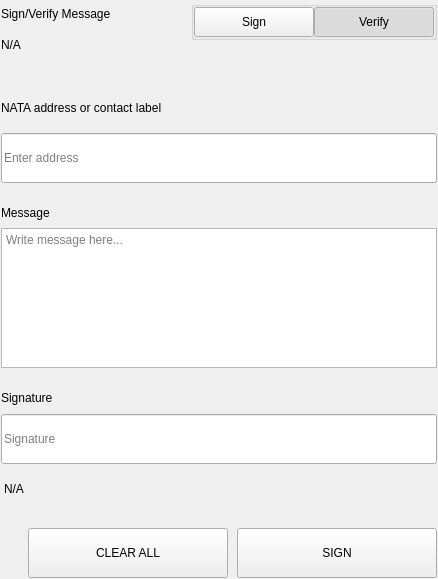
<?xml version="1.0" encoding="UTF-8"?>
<ui version="4.0">
 <class>SettingsSignMessageWidgets</class>
 <widget class="QWidget" name="SettingsSignMessageWidgets">
  <property name="geometry">
   <rect>
    <x>0</x>
    <y>0</y>
    <width>438</width>
    <height>579</height>
   </rect>
  </property>
  <property name="windowTitle">
   <string>Form</string>
  </property>
  <layout class="QVBoxLayout" name="verticalLayout">
   <property name="spacing">
    <number>0</number>
   </property>
   <property name="leftMargin">
    <number>0</number>
   </property>
   <property name="topMargin">
    <number>0</number>
   </property>
   <property name="rightMargin">
    <number>0</number>
   </property>
   <property name="bottomMargin">
    <number>0</number>
   </property>
   <item>
    <widget class="QWidget" name="left" native="true">
     <layout class="QVBoxLayout" name="verticalLayout_3">
      <property name="leftMargin">
       <number>0</number>
      </property>
      <property name="topMargin">
       <number>0</number>
      </property>
      <property name="rightMargin">
       <number>0</number>
      </property>
      <property name="bottomMargin">
       <number>0</number>
      </property>
      <item>
       <widget class="QWidget" name="container_sign" native="true">
        <layout class="QVBoxLayout" name="verticalLayout_2">
         <property name="spacing">
          <number>0</number>
         </property>
         <property name="leftMargin">
          <number>1</number>
         </property>
         <property name="topMargin">
          <number>1</number>
         </property>
         <property name="rightMargin">
          <number>1</number>
         </property>
         <property name="bottomMargin">
          <number>1</number>
         </property>
         <item>
          <layout class="QHBoxLayout" name="horizontalLayout_3" stretch="3,1">
           <property name="spacing">
            <number>40</number>
           </property>
           <item>
            <layout class="QVBoxLayout" name="verticalLayoutTitle">
             <property name="spacing">
              <number>5</number>
             </property>
             <item>
              <widget class="QLabel" name="labelTitle">
               <property name="text">
                <string>Sign/Verify Message</string>
               </property>
              </widget>
             </item>
             <item>
              <widget class="QLabel" name="labelSubtitle1">
               <property name="text">
                <string notr="true">N/A</string>
               </property>
               <property name="wordWrap">
                <bool>true</bool>
               </property>
              </widget>
             </item>
            </layout>
           </item>
           <item alignment="Qt::AlignRight|Qt::AlignTop">
            <widget class="QWidget" name="containerSwitch" native="true">
             <property name="styleSheet">
              <string notr="true">#containerSwitch{
	padding-top:9px;
}</string>
             </property>
             <layout class="QVBoxLayout" name="verticalLayout_6">
              <property name="spacing">
               <number>4</number>
              </property>
              <property name="leftMargin">
               <number>0</number>
              </property>
              <property name="topMargin">
               <number>0</number>
              </property>
              <property name="rightMargin">
               <number>0</number>
              </property>
              <property name="bottomMargin">
               <number>0</number>
              </property>
              <item alignment="Qt::AlignRight">
               <widget class="QGroupBox" name="groupBox">
                <property name="sizePolicy">
                 <sizepolicy hsizetype="Fixed" vsizetype="Preferred">
                  <horstretch>0</horstretch>
                  <verstretch>0</verstretch>
                 </sizepolicy>
                </property>
                <property name="title">
                 <string/>
                </property>
                <property name="alignment">
                 <set>Qt::AlignRight|Qt::AlignTop|Qt::AlignTrailing</set>
                </property>
                <layout class="QHBoxLayout" name="horizontalLayout_4">
                 <property name="spacing">
                  <number>0</number>
                 </property>
                 <property name="leftMargin">
                  <number>0</number>
                 </property>
                 <property name="topMargin">
                  <number>0</number>
                 </property>
                 <property name="rightMargin">
                  <number>0</number>
                 </property>
                 <property name="bottomMargin">
                  <number>0</number>
                 </property>
                 <item>
                  <widget class="QPushButton" name="pushSign">
                   <property name="minimumSize">
                    <size>
                     <width>120</width>
                     <height>30</height>
                    </size>
                   </property>
                   <property name="maximumSize">
                    <size>
                     <width>120</width>
                     <height>30</height>
                    </size>
                   </property>
                   <property name="focusPolicy">
                    <enum>Qt::NoFocus</enum>
                   </property>
                   <property name="text">
                    <string>Sign</string>
                   </property>
                   <property name="checkable">
                    <bool>true</bool>
                   </property>
                   <property name="autoExclusive">
                    <bool>true</bool>
                   </property>
                  </widget>
                 </item>
                 <item>
                  <widget class="QPushButton" name="pushVerify">
                   <property name="minimumSize">
                    <size>
                     <width>120</width>
                     <height>30</height>
                    </size>
                   </property>
                   <property name="maximumSize">
                    <size>
                     <width>120</width>
                     <height>30</height>
                    </size>
                   </property>
                   <property name="focusPolicy">
                    <enum>Qt::NoFocus</enum>
                   </property>
                   <property name="text">
                    <string>Verify</string>
                   </property>
                   <property name="checkable">
                    <bool>true</bool>
                   </property>
                   <property name="checked">
                    <bool>true</bool>
                   </property>
                   <property name="autoExclusive">
                    <bool>true</bool>
                   </property>
                  </widget>
                 </item>
                </layout>
               </widget>
              </item>
              <item alignment="Qt::AlignHCenter|Qt::AlignTop">
               <widget class="QLabel" name="labelSubtitleSwitch">
                <property name="text">
                 <string/>
                </property>
                <property name="alignment">
                 <set>Qt::AlignRight|Qt::AlignTrailing|Qt::AlignVCenter</set>
                </property>
               </widget>
              </item>
             </layout>
            </widget>
           </item>
          </layout>
         </item>
         <item>
          <spacer name="verticalSpacer_2">
           <property name="orientation">
            <enum>Qt::Vertical</enum>
           </property>
           <property name="sizeType">
            <enum>QSizePolicy::Fixed</enum>
           </property>
           <property name="sizeHint" stdset="0">
            <size>
             <width>20</width>
             <height>40</height>
            </size>
           </property>
          </spacer>
         </item>
         <item>
          <widget class="QWidget" name="containerAddress" native="true">
           <property name="sizePolicy">
            <sizepolicy hsizetype="Preferred" vsizetype="Fixed">
             <horstretch>0</horstretch>
             <verstretch>0</verstretch>
            </sizepolicy>
           </property>
           <layout class="QVBoxLayout" name="verticalLayout_5" stretch="0,0">
            <property name="spacing">
             <number>15</number>
            </property>
            <property name="leftMargin">
             <number>0</number>
            </property>
            <property name="topMargin">
             <number>0</number>
            </property>
            <property name="rightMargin">
             <number>0</number>
            </property>
            <property name="bottomMargin">
             <number>0</number>
            </property>
            <item>
             <widget class="QLabel" name="labelSubtitleAddress">
              <property name="minimumSize">
               <size>
                <width>0</width>
                <height>20</height>
               </size>
              </property>
              <property name="maximumSize">
               <size>
                <width>16777215</width>
                <height>20</height>
               </size>
              </property>
              <property name="text">
               <string>NATA address or contact label</string>
              </property>
             </widget>
            </item>
            <item>
             <widget class="QLineEdit" name="addressIn_SM">
              <property name="minimumSize">
               <size>
                <width>0</width>
                <height>50</height>
               </size>
              </property>
              <property name="maximumSize">
               <size>
                <width>16777215</width>
                <height>50</height>
               </size>
              </property>
              <property name="placeholderText">
               <string>Enter address</string>
              </property>
             </widget>
            </item>
           </layout>
          </widget>
         </item>
         <item>
          <spacer name="verticalSpacer_3">
           <property name="orientation">
            <enum>Qt::Vertical</enum>
           </property>
           <property name="sizeType">
            <enum>QSizePolicy::Fixed</enum>
           </property>
           <property name="sizeHint" stdset="0">
            <size>
             <width>20</width>
             <height>20</height>
            </size>
           </property>
          </spacer>
         </item>
         <item>
          <layout class="QVBoxLayout" name="verticalLayout_9">
           <property name="spacing">
            <number>5</number>
           </property>
           <item>
            <widget class="QLabel" name="labelSubtitleMessage">
             <property name="minimumSize">
              <size>
               <width>0</width>
               <height>20</height>
              </size>
             </property>
             <property name="maximumSize">
              <size>
               <width>16777215</width>
               <height>20</height>
              </size>
             </property>
             <property name="text">
              <string>Message</string>
             </property>
            </widget>
           </item>
           <item>
            <widget class="QPlainTextEdit" name="messageIn_SM">
             <property name="minimumSize">
              <size>
               <width>0</width>
               <height>140</height>
              </size>
             </property>
             <property name="maximumSize">
              <size>
               <width>16777215</width>
               <height>140</height>
              </size>
             </property>
             <property name="placeholderText">
              <string>Write message here...</string>
             </property>
            </widget>
           </item>
          </layout>
         </item>
         <item>
          <spacer name="verticalSpacer_4">
           <property name="orientation">
            <enum>Qt::Vertical</enum>
           </property>
           <property name="sizeType">
            <enum>QSizePolicy::Fixed</enum>
           </property>
           <property name="sizeHint" stdset="0">
            <size>
             <width>20</width>
             <height>20</height>
            </size>
           </property>
          </spacer>
         </item>
         <item>
          <widget class="QWidget" name="widget" native="true">
           <property name="minimumSize">
            <size>
             <width>0</width>
             <height>75</height>
            </size>
           </property>
           <property name="maximumSize">
            <size>
             <width>16777215</width>
             <height>16777215</height>
            </size>
           </property>
           <layout class="QVBoxLayout" name="verticalLayout_4">
            <property name="leftMargin">
             <number>0</number>
            </property>
            <property name="topMargin">
             <number>0</number>
            </property>
            <property name="rightMargin">
             <number>0</number>
            </property>
            <property name="bottomMargin">
             <number>0</number>
            </property>
            <item>
             <widget class="QLabel" name="labelSubtitleSignature">
              <property name="minimumSize">
               <size>
                <width>0</width>
                <height>20</height>
               </size>
              </property>
              <property name="maximumSize">
               <size>
                <width>16777215</width>
                <height>20</height>
               </size>
              </property>
              <property name="text">
               <string>Signature</string>
              </property>
             </widget>
            </item>
            <item>
             <widget class="QLineEdit" name="signatureOut_SM">
              <property name="minimumSize">
               <size>
                <width>0</width>
                <height>50</height>
               </size>
              </property>
              <property name="placeholderText">
               <string>Signature</string>
              </property>
             </widget>
            </item>
           </layout>
          </widget>
         </item>
         <item>
          <widget class="QLabel" name="statusLabel_SM">
           <property name="styleSheet">
            <string notr="true">padding-top:5px;</string>
           </property>
           <property name="text">
            <string notr="true">N/A</string>
           </property>
          </widget>
         </item>
         <item>
          <spacer name="verticalSpacer">
           <property name="orientation">
            <enum>Qt::Vertical</enum>
           </property>
           <property name="sizeType">
            <enum>QSizePolicy::Fixed</enum>
           </property>
           <property name="sizeHint" stdset="0">
            <size>
             <width>20</width>
             <height>20</height>
            </size>
           </property>
          </spacer>
         </item>
         <item>
          <layout class="QHBoxLayout" name="horizontalLayout_7">
           <property name="spacing">
            <number>9</number>
           </property>
           <item>
            <spacer name="horizontalSpacer_5">
             <property name="orientation">
              <enum>Qt::Horizontal</enum>
             </property>
             <property name="sizeType">
              <enum>QSizePolicy::Expanding</enum>
             </property>
             <property name="sizeHint" stdset="0">
              <size>
               <width>40</width>
               <height>20</height>
              </size>
             </property>
            </spacer>
           </item>
           <item>
            <widget class="QPushButton" name="pushButtonClear">
             <property name="minimumSize">
              <size>
               <width>200</width>
               <height>50</height>
              </size>
             </property>
             <property name="focusPolicy">
              <enum>Qt::NoFocus</enum>
             </property>
             <property name="text">
              <string>CLEAR ALL</string>
             </property>
            </widget>
           </item>
           <item>
            <widget class="QPushButton" name="pushButtonSave">
             <property name="minimumSize">
              <size>
               <width>200</width>
               <height>50</height>
              </size>
             </property>
             <property name="maximumSize">
              <size>
               <width>200</width>
               <height>50</height>
              </size>
             </property>
             <property name="focusPolicy">
              <enum>Qt::NoFocus</enum>
             </property>
             <property name="text">
              <string>SIGN</string>
             </property>
            </widget>
           </item>
          </layout>
         </item>
        </layout>
       </widget>
      </item>
     </layout>
    </widget>
   </item>
  </layout>
 </widget>
 <resources/>
 <connections/>
</ui>
